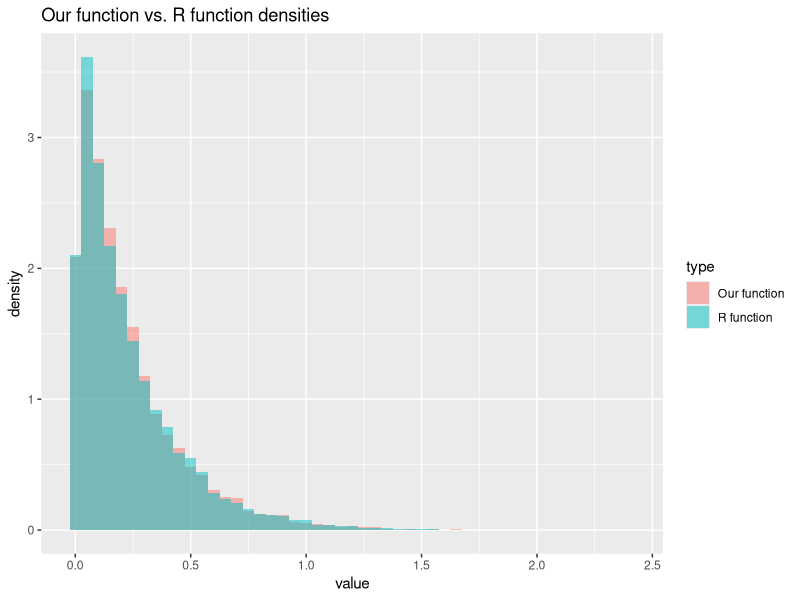
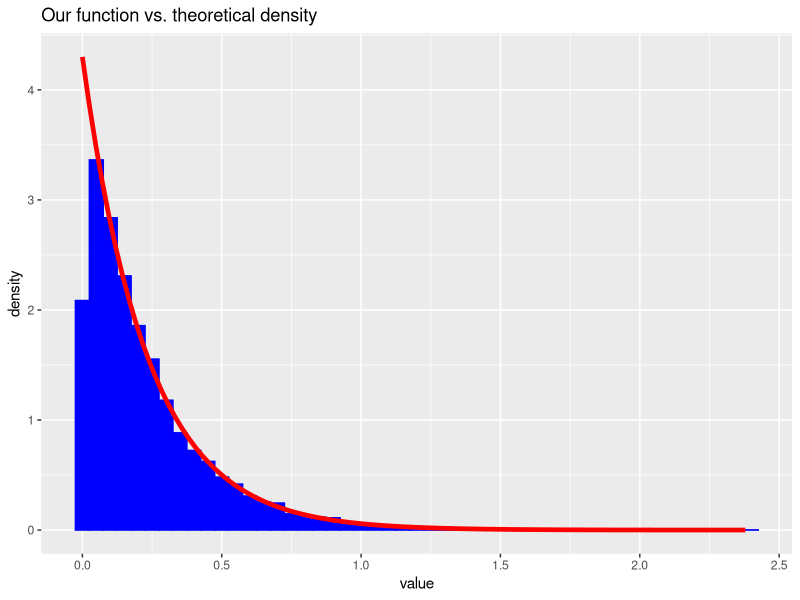
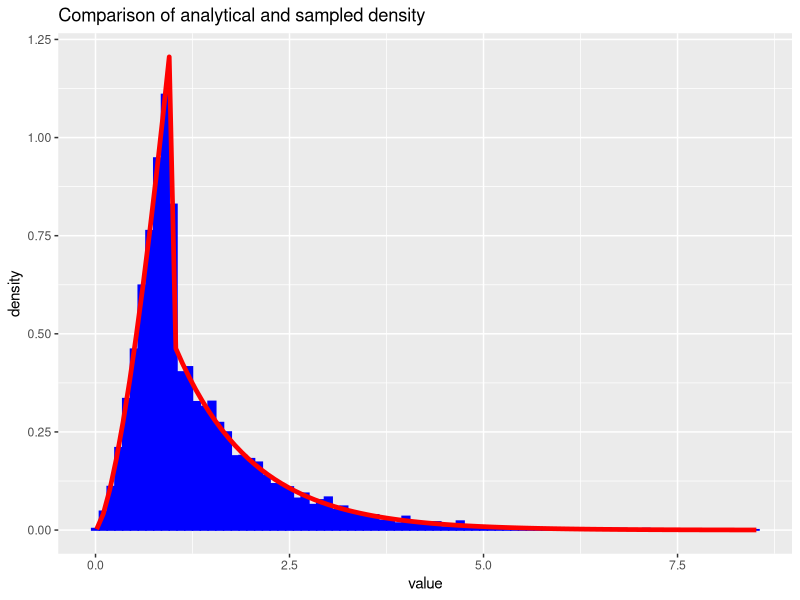
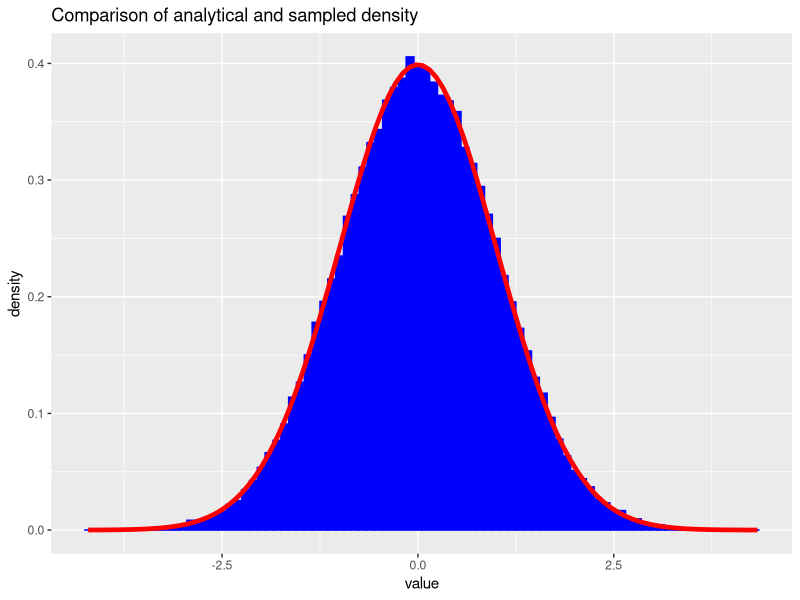
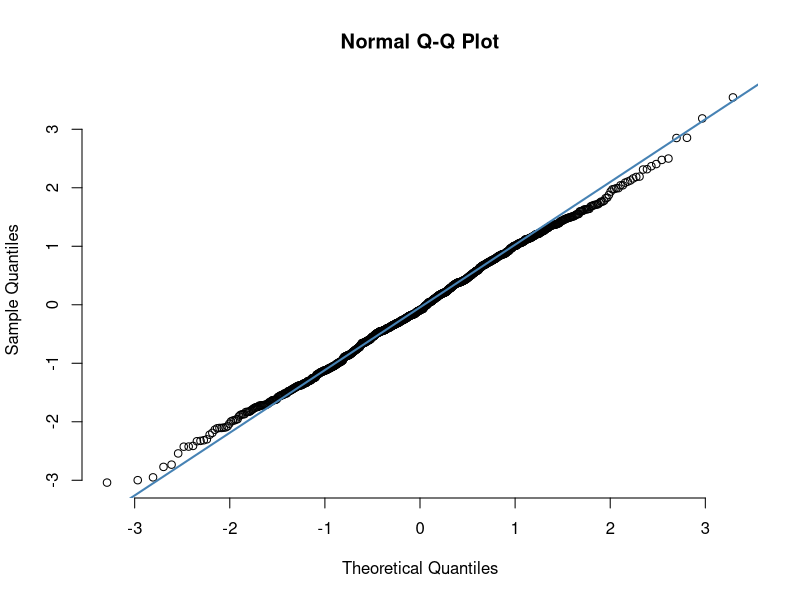
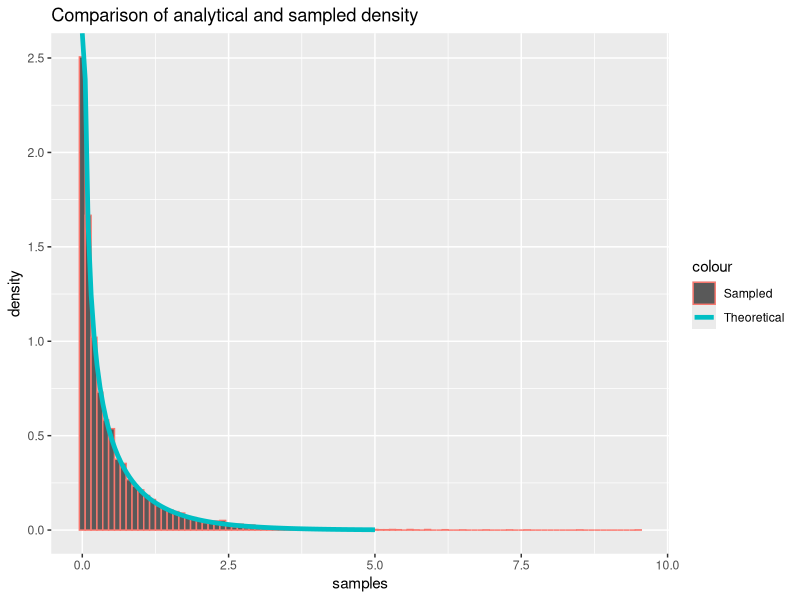
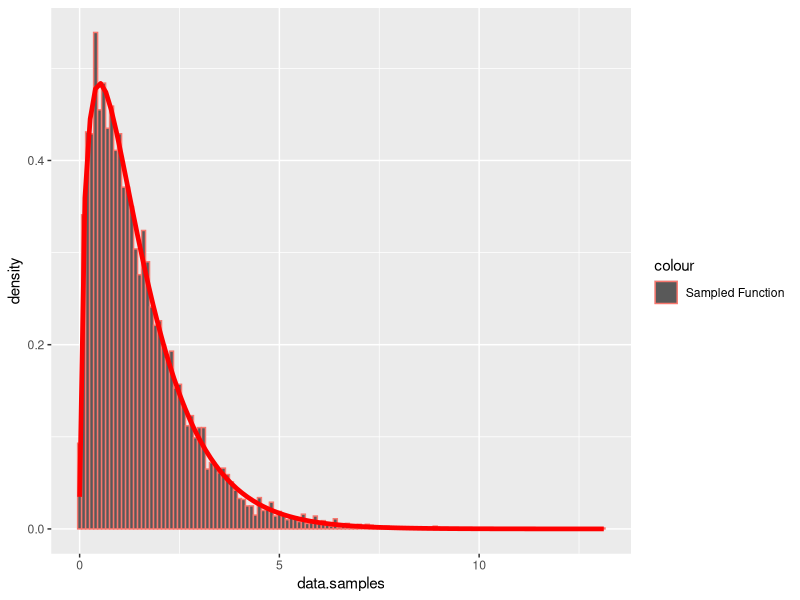
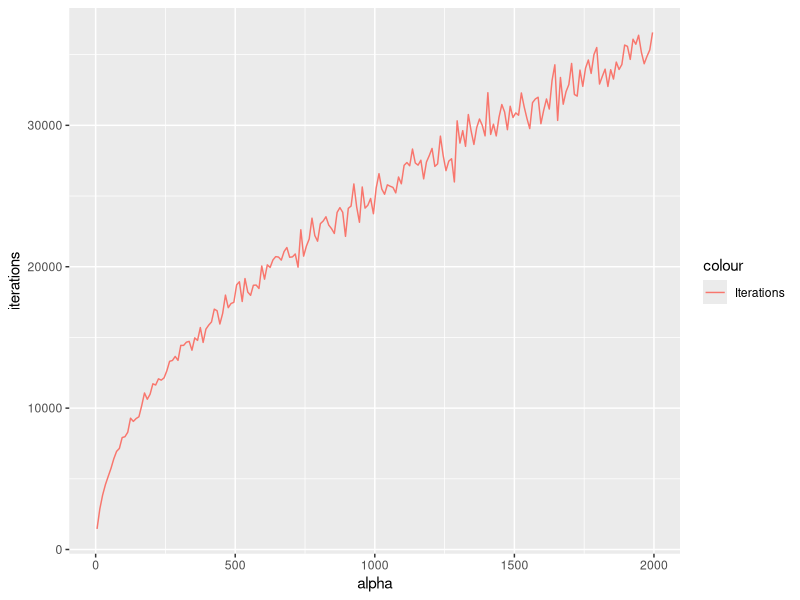

Write the R code that produced these figures, in order.
## ---- chunk 1
library(formatR)
showsol <- FALSE
library(knitr)
opts_chunk$set(tidy.opts = list(width.cutoff = 68), tidy = TRUE, warning = FALSE, error = FALSE, message = FALSE, echo = TRUE)
## ---- chunk 2
library(ggplot2)
exponential<- function(lambda, n=1){
  u = runif(n)
  x = -1/lambda*log(u)
  return(x)
}
## ---- chunk 3
n = 10000
lambda = 4.300
x = exponential(lambda,n)
cat('Theoretical mean: ', 1/lambda,' Computed mean: ', mean(x),'\n')
cat('Theoretical variance: ', 1/lambda^2, ' Computed variance: ', var(x))
## ---- chunk 4
y = rexp(n, lambda)
rfunc = data.frame(value = y)
ourfunc = data.frame(value = x)
rfunc$type = 'R function'
ourfunc$type = 'Our function'
df = rbind(rfunc,ourfunc)
ggplot(df, aes(value, fill = type)) + 
   geom_histogram(alpha = 0.5, aes(y = ..density..), binwidth = 0.05, position = 'identity') + ggtitle("Our function vs. R function densities")
df2 <- data.frame(theo=seq(0,max(x),length.out=n), value=x)
h <- ggplot(df2, aes(x = value))
h <- h + geom_histogram(aes(y = ..density..), binwidth=0.05, fill = 'blue', color = 'blue') +stat_function(fun=dexp,geom = "line",size=1.6,col="red",args = (mean=lambda))
h <- h + ggtitle("Our function vs. theoretical density")
h
## ---- chunk 5
f_A2 = function(x, alpha){
  c = alpha*exp(1)/(alpha+exp(1))
  result = vector(length = length(x))
  result[x<1.] = sapply(x[x<1.], function(x) c*x^(alpha - 1))
  result[x>=1.] = sapply(x[x>=1.], function(x) c*exp(-x))
  return(result)
}

F_inv = function(n, alpha){
  c = alpha*exp(1)/(alpha+exp(1))
  u = runif(n)
  result = vector(length = n)
  result[u < c/alpha] = (alpha/c * u[u < c/alpha])^(1/alpha)
  result[u >= c/alpha] = -log(1/alpha + exp(-1) - u[u >= c/alpha]/c)
  return(result)
}

alpha = 2.5
n = 10000
xsamples = F_inv(n, alpha)
c = alpha*exp(1)/(alpha+exp(1))
mean = c/(alpha+1) + 2*c/exp(1)
cat('Theoretical mean: ', mean, ' Sampled mean: ', mean(xsamples))
## ---- chunk 6
variance = c/(alpha+2)+5*c/exp(1) - mean^2
cat('Theoretical variance: ', variance, ' Sampled variance: ', var(xsamples))
## ---- chunk 7
df2 <- data.frame(theo=seq(0,max(xsamples),length.out=n), value=xsamples)
h <- ggplot(df2, aes(x = value))
h <- h + geom_histogram(aes(y = ..density..), binwidth=0.1, col = 'blue', fill = 'blue') +stat_function(fun=f_A2,geom = "line",size=1.6,col="red",args = (mean=alpha))
h <- h + ggtitle("Comparison of analytical and sampled density")
h
## ---- chunk 8
normal <- function(n){
  x_1 <- runif(n/2)
  x_2 <- exponential(1/2, n/2)
  y_1 <- sqrt(x_2)*cos(2*pi*x_1)
  y_2 <- sqrt(x_2)*sin(2*pi*x_1)
  y <- c(y_1,y_2)
  return(y)
}
## ---- chunk 9
n = 100000
x <- normal(n)
cat('Theoretical mean: ', 0,' Computed mean: ', mean(x),'\n')
cat('Theoretical variance: ', 1, ' Computed variance: ', var(x))
## ---- chunk 10
df2 <- data.frame(theo=seq(0,max(x),length.out=n), value=x)
ggplot(df2, aes(x = value)) + geom_histogram(aes(y = ..density..), binwidth=0.1, col = 'blue', fill = 'blue') + stat_function(fun=dnorm,geom = "line",size=1.6,col="red",args = list(mean=0, sd = 1)) + ggtitle("Comparison of analytical and sampled density")

x <- normal(1000)
qqnorm(x, pch = 1, frame = FALSE)
qqline(x, col = "steelblue", lwd = 2)
## ---- chunk 11
normal_d <- function(d, mu, sigma){
  x <- normal(d)
  y <- mu + t(chol(sigma))%*%x
  return(y)
}
## ---- chunk 12
d = 2
n = 100000
mu = c(1,2)
sigma = matrix(c(2.5,3,3,10),ncol=2,nrow=2)
sample = matrix(NA, ncol = d, nrow = n)
for (i in 1:n){
  sample[i,] <- normal_d(d,mu,sigma)
}
average = apply(sample, 2,mean)
cat('Mean vector: \n')
average
covmat = cov(sample)
cat('Covariance matrix: \n')
covmat
## ---- chunk 13
library(nortest)
ad.test(sample[,1])
ad.test(sample[,2])
## ---- chunk 14
library(pracma)

#x = linspace(0, 3, 100)
#alpha = 0.5
#y_gamma = dgamma(x, shape=alpha, rate=1)
#y_prop = 1/(gamma(alpha)) * (1/alpha + exp(-1))*f_A2(x, alpha)

#df10 = data.frame(x, y_gamma, y_prop)
#h <- ggplot(data.frame(x, y_gamma, y_prop))
#h = h + geom_line(aes(x = x, y = y_gamma, colour="Gamma"), size=1.)
#h = h + geom_line(aes(x = x, y = y_prop, color="Proposal"), size=1.)
#h = h + ggtitle(paste("Gamma(",toString(alpha),", 1) vs. proposal"))
#h

## ---- chunk 15
library(pracma)

small_gamma = function(alpha, n=1){
  #cat("Small gamma \n")
  result = vector()
  iter = 0
  sampled = 0
  while(sampled < n){

    uniform2 = runif(n)
    x = F_inv(n, alpha)
    #cat(typeof(x), ' x ')
    #cat(typeof(alpha), ' alpha ')
    c = 1/(gamma(alpha)) * (1/alpha + exp(-1))
  
    #cat(typeof(c), ' c ')
    #cat(typeof(f_A2(x,alpha)))
    probs = dgamma(x, alpha, rate=1) / (c * as.double(f_A2(x, alpha)))
    
    result = append(result, x[uniform2 <= probs])
    
    sampled = sampled + sum(uniform2 <= probs)
    iter = iter + n
  }
  
  iter = iter - length(result) + n
  
  return(list(samples = result[seq(1:n)], iter = iter))
}

large_gamma <- function(alpha, n=1){
  #cat("Large gamma \n")
  #a = sqrt((alpha - 1)^(alpha-1)*exp(1-alpha))
  loga = 1/2 * (alpha - 1) * (log(alpha - 1) - 1)
  logb = 1/2 * (alpha + 1) * (log(alpha + 1) - 1)
  #cat("Sampling for alpha = ", alpha, '\n')
  #cat("loga = ", loga, "\n")
  #cat("logb = ", logb, "\n")

  result = vector(mode="numeric")
  
  i = 0
  iter = 0
  while (i < n){
    iter = iter + 1 
    log_x_1 = loga + log(runif(1))
    log_x_2 = logb + log(runif(1))
    #cat(log_x_1, log_x_2)
    #y = x_2 / x_1
    if (2*log_x_1 <= (alpha - 1)*(log_x_2 - log_x_1) - exp(log_x_2 - log_x_1)){
      result = append(result, exp(log_x_2 - log_x_1))
      i = i + 1
    }
    else{}
  }
  list(samples = result, iter = iter)
}

gamma2 = function(alpha, n  = 1){
  if (alpha <= 1){
    return(small_gamma(alpha, n))
  }
  else if (alpha > 1){
    return(large_gamma(alpha, n))
  }
  else{
    cat("Weird gamma \n")
  }
}
## ---- chunk 16
alpha = 0.5
G1 <- small_gamma(alpha, 10000)

G1_filt = G1
df12 = data.frame(G1_filt)

cat('Theoretical mean: ', alpha,' Computed mean: ', mean(G1$samples),'\n')
cat('Theoretical variance: ', alpha, ' Computed variance: ', var(G1$samples))

c = 1/(gamma(alpha)) * (1/alpha + exp(-1))

x_val = linspace(0, 5, 100)

df11 <- data.frame(x = x_val, y=dgamma(x_val, alpha, 1))

h <- ggplot()
h <- h + geom_histogram(data=df12, aes(x=samples, y=..density.., color="Sampled"), binwidth=0.1)
h <- h + geom_line(data=df11, aes(x=x, y=y, color="Theoretical"), size=1.6)
h <- h + ggtitle("Comparison of analytical and sampled density")
h
## ---- chunk 17
alpha = 1.5

G2 = gamma2(alpha, 10000)

cat('Theoretical mean: ', alpha,' Computed mean: ', mean(G2$samples),'\n')
cat('Theoretical variance: ', alpha, ' Computed variance: ', var(G2$samples))

df16 = data.frame(data=G2)

h <- ggplot(df16, aes(x=data.samples))
h <- h + geom_histogram(data=df16, aes(x = data.samples, y=..density.., color="Sampled Function"), binwidth=0.1) 
h <- h + stat_function(fun=dgamma,geom = "line",size=1.6,col="red",args = list(shape=alpha, rate = 1))
h

## ---- chunk 18
iterations = c()


for (alpha in seq(2, 2000, 10)){
  G = gamma2(alpha, 1000)
  iterations = append(iterations, G$iter)
}

df15 = data.frame(alpha = seq(5, 2000, 10), iterations = iterations)

h <- ggplot(df15, aes(x = alpha, y= iterations, color="Iterations"))
h <- h + geom_line()
h
## ---- chunk 19
library(MCMCpack)
get_gamma_samples <- function(alpha){
  return(gamma2(alpha)$samples)
}
dirichlet <- function(alpha){
  z<- sapply(alpha,get_gamma_samples)
  x <- z/sum(z)
  return(x)
}
## ---- chunk 20
k = 5
n = 20000
x <- matrix(NA, ncol = k, nrow = n)
alpha <- exponential(1,k)
for (i in 1:n){
  x[i,] <- dirichlet(alpha)
}
cat('Theoretical mean: ', alpha/sum(alpha),'\n','Computed mean: ', apply(x,2,mean),'\n')
cat('Theoretical variance: ', alpha*(sum(alpha)-alpha)/(sum(alpha)^2*(sum(alpha)+1)),'\n', 'Computed variance: ', apply(x,2,var))
## ---- chunk 21
n <- 10000
alpha <- rep(1,k)
x <- matrix(NA, ncol = k, nrow = n)
for (i in 1:n){
  x[i,] <- dirichlet(alpha)
}
y <- as.vector(rdirichlet(n,alpha))
rfunc = data.frame(value = y)
ourfunc = data.frame(value = as.vector(x))
rfunc$type = 'R function'
ourfunc$type = 'Our function'
df = rbind(rfunc,ourfunc)
ggplot(df, aes(value, fill = type)) + 
   geom_histogram(alpha = 0.5, aes(y = ..density..), position = 'identity') + ggtitle("Our function vs. R function densities")
## ---- chunk 22
df2 <- data.frame(theo=seq(0,max(x[,1]),length.out=n), value=x[,1])
ggplot(df2, aes(x = value)) + geom_histogram(aes(y = ..density..), 
      binwidth = 0.005,fill = 'blue', color = 'blue') + stat_function(fun=dbeta,geom = "line",size=1.6,col="red",args = list(shape1=1,shape2=k-1)) + ggtitle("Our function vs. theoretical density")
## ---- chunk 23
f <- function(x){
  return((2+x)^125*(1-x)^38*x^34)
}

optimum = optimize(f,c(0,1),maximum = TRUE)

draw_samples <- function(n){
  samples <- rep(NA,n)
  iter = 0
  for (i in 1:n){
    finish = 0
    while(finish ==0){
      iter = iter + 1
      x_sample <- runif(1)
      alpha <- f(x_sample)/optimum$objective
      u = runif(1)
      if (u <=alpha){
        samples[i] <- x_sample
        finish <- 1
      }
    }
  }
  return(list(samples = samples, iterations = iter))
}


## ---- chunk 24
n = 10000
g <- function(x){
  return(f(x)*x)
}
f_density <- function(x){return(f(x)/integrate(f,0,1)$value)}
y <- draw_samples(n)
cat("Computed mean: ", sum(y$samples)/n, '\n')
cat("Theoretical mean: ", integrate(g,0,1)$value/integrate(f,0,1)$value, '\n')
df <- data.frame(theo=seq(0,1,length.out=n), value=y$samples)
ggplot(df, aes(x = value)) + geom_histogram(aes(y = ..density..), binwidth=0.001, col = 'blue', fill = 'blue') + stat_function(fun=f_density,geom = "line",size=1.6,col="red") + ggtitle("Comparison of analytical and sampled density") + xlim(0,1) + geom_segment(x = sum(y$samples)/n, xend = sum(y$samples)/n, y = 0, yend = 100, col = "green", size = 1.2, linetype = "longdash")
## ---- chunk 25
cat("Average random numbers generated: ", y$iterations/n, '\n')
cat("Theoretical expected number: ", optimum$objective/integrate(f,0,1)$value)
